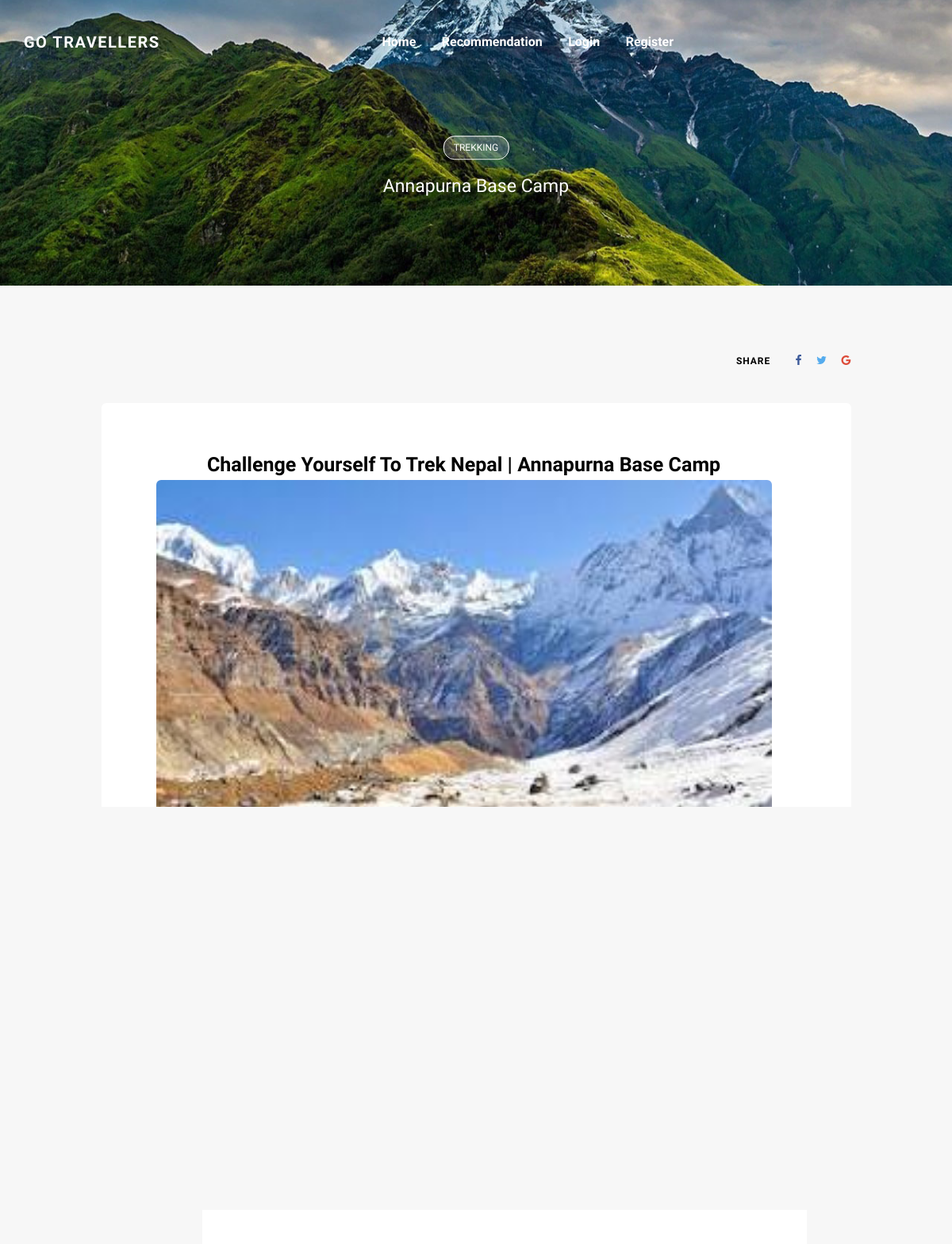
Before: /post/1/ with the older database file.
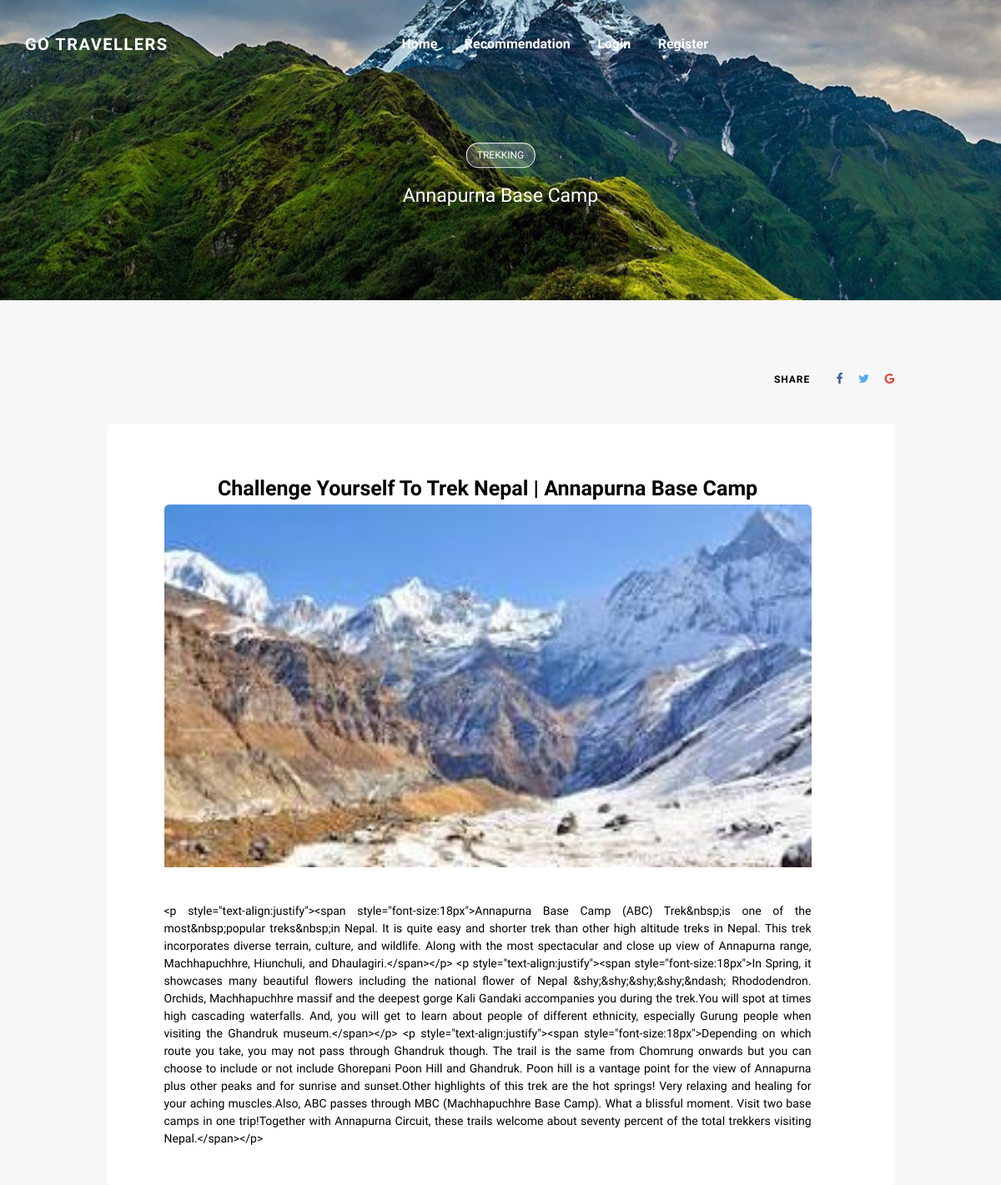
After: the same page with the newer database file.
### blog/models.py (models this page shows, shortened)
class Destination(models.Model):
    title               = models.CharField(max_length=150, blank=False)
    slug                = models.CharField(max_length=100, blank=False)
    image               = models.FileField(upload_to="img", blank=False)
    content             = RichTextUploadingField(blank=False)
    temperature         = models.FloatField(blank=False, default="1")
    difficulty          = models.FloatField(blank=False, default="1")
    security            = models.FloatField(blank=False, default="1")
    trekkingtype_choice = (
        ("Cycling","Cycling"),
        ("Walking", "Walking"),
        ("Biking", "Biking"),
        ("Peak Climbing", "Peak Climbing"),
        ("Others", "Others")
        )
    trekking_type=MultiSelectField(choices=trekkingtype_choice, default="Walking")
    destinationtype_choice = (
        ("Adventure","Adventure"),
        ("Pilgrims", "Pilgrims"),
        ("Waterbody", "Waterbody"),
        ("Himalayas", "Himalayas"),
        ("Nature Seeing", "Nature Seeing"),
        ("Others", "Others")
        )
    destinaton_type= MultiSelectField(choices=destinationtype_choice, default="Adventure")
    accomodationtype_choice = (
        ("Hotel","Hotel"),
        ("Teahouse", "Teahouse"),
        ("Motel", "Motel"),
        ("Tent", "Tent"),
        ("Homestay", "Homestay")
        )
    accomodation_type = MultiSelectField(choices=accomodationtype_choice, default="Hotel")
    latitude          = models.FloatField(blank=False, default="1")
    longitude         = models.FloatField(blank=False, default="1")
    act               = (("publish","Publish"),("draft", "Draft"))
    action            = models.CharField(max_length=50, choices=act, default="draft")

### blog/views.py (the view)
def PostDetails(request, id):
    place = Destination.objects.get(id=id)
    return render(request, 'blog/post.html', {"thispost": place,'title':"GO Travellers | Destination Detail"})

### blog/templates/blog/post.html (shortened to what this page needs)
<!DOCTYPE html>
{% load static %}
<html lang="en">
<head>
<link rel="stylesheet" type="text/css" href="{% static 'styles/bootstrap4/bootstrap.min.css' %}">
<link href="{% static 'plugins/font-awesome-4.7.0/css/font-awesome.min.css' %}" rel="stylesheet" type="text/css">
<link rel="stylesheet" type="text/css" href="{% static 'plugins/OwlCarousel2-2.2.1/owl.carousel.css' %}">
<link rel="stylesheet" type="text/css" href="{% static 'plugins/OwlCarousel2-2.2.1/owl.theme.default.css' %}">
<link rel="stylesheet" type="text/css" href="{% static 'plugins/OwlCarousel2-2.2.1/animate.css' %}">
<link rel="stylesheet" type="text/css" href="{% static 'plugins/jquery.mb.YTPlayer-3.1.12/jquery.mb.YTPlayer.css' %}">
<link rel="stylesheet" type="text/css" href="{% static 'styles/post.css' %}">
<link rel="stylesheet" type="text/css" href="{% static 'styles/post_responsive.css' %}">
</head>
<body>
<div class="super_container">
	{% include 'blog/header.html' %}
	<div class="home">
		<div class="home_background parallax-window" data-parallax="scroll" data-image-src="{% static 'images/kk.jpg' %}" data-speed="0.8"></div>
		<div class="home_content">
			<div class="post_category trans_200"><a href="#" class="trans_200" style="border: 1px solid white; border-radius: 14px;">Trekking</a></div>
			<div class="post_title">{{thispost.title}}</div>
		</div>
	</div>
	<div class="page_content">
		<div class="container">
			<div class="row row-lg-eq-height">
				<div class="col-lg-1">
				</div>
				<div class="col-lg-10">
					<div class="post_content">
						<div class="post_panel post_panel_top d-flex flex-row align-items-center justify-content-start">
							<div class="post_share ml-sm-auto">
								<span style="color: black;">share</span>
								<ul class="post_share_list">
									<li class="post_share_item"><a href="#"><i class="fa fa-facebook" aria-hidden="true"></i></a></li>
									<li class="post_share_item"><a href="#"><i class="fa fa-twitter" aria-hidden="true"></i></a></li>
									<li class="post_share_item"><a href="#"><i class="fa fa-google" aria-hidden="true"></i></a></li>
								</ul>
							</div>
						</div>
						<div class="post_body" style="color:black; text-align:justify">
						<center><b style="font-size: 25px;">{{thispost.slug}} | {{thispost.title}}<br></b>
							<img class="card-img-top" src="/media/img/{{ thispost.image }}" alt="">
						</center><br><br>
							{{thispost.content}}
						</div>
					</div>
</body>
</html>

### blog/templates/blog/header.html (shortened to what this page needs)
<header class="header">
		<div class="container">
			<div class="row">
				<div class="col">
					<div class="header_content d-flex flex-row align-items-center justify-content-start">
						<div class="logo"><a href="{% url 'HomePage' %}">Go Travellers</a></div>
						<nav class="main_nav" style="margin-left: 280px;">
							<ul>
								<li class="active"><a href="{% url 'HomePage' %}" style="font-size: 16px;">Home</a></li>
								<li class="active"><a href="{% url 'Recommendation' %}" style="font-size: 16px;">Recommendation</a></li>
								{% if user.is_authenticated %}
								<li class="active"><a href="{% url 'search' %}" style="font-size: 16px;">Recommended For you</a></li>
								<li class="active">(<p class="usercss"   style="font-size: 16px; color: white;display: inline-block;">{{request.user.first_name}} {{request.user.last_name}}</p>)<a href="{% url 'logoutuser' %}" style="font-size: 16px;">
									Logout</a></li>
								{% else %}
								<li class="active"><a href="{% url 'loginuser' %}" style="font-size: 16px;">Login</a></li>
								<li class="active"><a href="{% url 'registeruser' %}" style="font-size: 16px;">Register</a></li>
								{% endif %}
							</ul>
						</nav>
					</div>
				</div>
			</div>
		</div>
	</header>

### blog/static/styles/post.css (style rules this page uses)
* { margin: 0; padding: 0; -webkit-font-smoothing: antialiased; -webkit-text-shadow: rgba(0,0,0,.01) 0 0 1px; text-shadow: rgba(0,0,0,.01) 0 0 1px; }
body { font-family: 'Work Sans', sans-serif; font-size: 14px; font-weight: 400; background: #f7f7f7; color: #a5a5a5; }
div { display: block; position: relative; -webkit-box-sizing: border-box; -moz-box-sizing: border-box; box-sizing: border-box; }
ul { list-style: none; margin-bottom: 0px; }
a, a:hover, a:visited, a:active, a:link { text-decoration: none; -webkit-font-smoothing: antialiased; -webkit-text-shadow: rgba(0,0,0,.01) 0 0 1px; text-shadow: rgba(0,0,0,.01) 0 0 1px; }
.trans_200 { -webkit-transition: all 200ms ease; -moz-transition: all 200ms ease; -ms-transition: all 200ms ease; -o-transition: all 200ms ease; transition: all 200ms ease; }
.super_container { width: 100%; overflow: hidden; }
.parallax-window { min-height: 400px; background: transparent; }
.header { position: fixed; top: 0; left: 0; width: 100%; z-index: 100; -webkit-transition: all 200ms ease; -moz-transition: all 200ms ease; -ms-transition: all 200ms ease; -o-transition: all 200ms ease; transition: all 200ms ease; }
.header_content { height: 106px; -webkit-transition: all 200ms ease; -moz-transition: all 200ms ease; -ms-transition: all 200ms ease; -o-transition: all 200ms ease; transition: all 200ms ease; }
.logo a { font-family: 'Ubuntu', sans-serif; font-size: 20px; color: #FFFFFF; text-transform: uppercase; font-weight: 700; letter-spacing: 0.075em; }
.main_nav { margin-left: 46px; }
.main_nav ul li { display: inline-block; }
.main_nav ul li:not(:last-child) { margin-right: 29px; }
.main_nav ul li a { font-family: 'Ubuntu', sans-serif; font-size: 14px; font-weight: 700; color: rgba(255,255,255,0.5); -webkit-transition: all 200ms ease; -moz-transition: all 200ms ease; -ms-transition: all 200ms ease; -o-transition: all 200ms ease; transition: all 200ms ease; }
.main_nav ul li a:hover, .main_nav ul li.active a { color: rgba(255,255,255,1); }
.home { width: 100%; height: 360px; }
.home_background { position: absolute; top: 0; left: 0; width: 100%; height: 100%; }
.home_content { position: absolute; top: 59%; left: 50%; -webkit-transform: translate(-50%, -50%); -moz-transform: translate(-50%, -50%); -ms-transform: translate(-50%, -50%); -o-transform: translate(-50%, -50%); transform: translate(-50%, -50%); max-width: 440px; text-align: center; }
.post_category { margin: 0 auto; }
.post_category { width: 83px; height: 28px; background: rgba(255,255,255,0.2); border-radius: 14px; text-align: center; }
.post_category a { display: block; line-height: 28px; font-family: 'Ubuntu', sans-serif; font-size: 12px; color: rgba(255,255,255,1); text-transform: uppercase; }
.post_title { font-size: 23px; color: #FFFFFF; font-weight: 500; margin-top: 19px; }
.page_content { background: #f7f7f7; }
.post_panel { height: 108px; z-index: 10; margin-top: 40px; }
.post_share span { font-family: 'Ubuntu', sans-serif; font-size: 12px; text-transform: uppercase; color: rgba(0,0,0,0.2); letter-spacing: 0.075em; font-weight: 700; margin-right: 28px; }
.post_share_list { display: inline-block; }
.post_share_item { display: inline-block; }
.post_share_item:not(:last-child) { margin-right: 15px; }
.post_share_item a i { font-size: 14px; -webkit-transition: all 200ms ease; -moz-transition: all 200ms ease; -ms-transition: all 200ms ease; -o-transition: all 200ms ease; transition: all 200ms ease; }
.fa-facebook { color: #3b5999; }
.fa-twitter { color: #55acee; }
.fa-google { color: #dd4b39; }
.post_body { padding-left: 69px; padding-top: 59px; padding-right: 100px; padding-bottom: 45px; background: #FFFFFF; border-radius: 6px; }
.card-img-top { border-top-left-radius: 6px; border-top-right-radius: 6px; }

Changed rows visible on the page:
changed Destination "Challenge Yourself To Trek Nepal": content (not shown) → "<p style=\"text-align:justify\"><span style=\"font-size:18px\">Annapurna Base Camp (ABC) Trek&nbsp;is one of the most&nbsp;popular treks&nbsp;in Nepal. It is quite easy and shorter trek than other high altitude treks in Nepal. This trek incorporates diverse terrain, culture, and wildlife. Along with the most spectacular and close up view of Annapurna range, Machhapuchhre, Hiunchuli, and Dhaulagiri.</span></p> <p style=\"text-align:justify\"><span style=\"font-size:18px\">In Spring, it showcases many beautiful flowers including the national flower of Nepal &shy;&shy;&shy;&shy;&ndash; Rhododendron. Orchids, Machhapuchhre massif and the deepest gorge Kali Gandaki accompanies you during the trek.You…"
